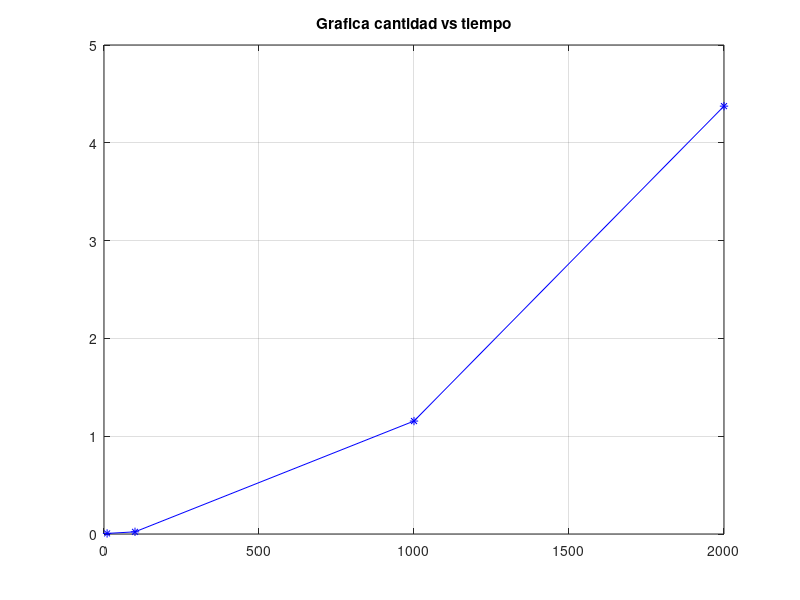

Reproduce this figure in MATLAB.
clear all;clc
n = [10,100,1000,2000]';
t = zeros(length(n),1)'; % mide tiempo
for j = 1: length(n);    
a = zeros(1,n(j));
b = zeros(1,n(j)); 
s =zeros(1,n(j));

tic()
for i = 1: n(j)
    a(i) = randi([1,10],1,1);
    b(i) = randi([1,10],1,1);
end

s = 0;
s1 = 0;

for i=1:n(j)
for k=1:i
s1 = s1 + a(i)*b(k);
end
end

t(j) = toc;

end

disp('El vector de terminos es de: \n')
disp(n)
disp('El vector de tiempo es de: \n')
disp(t)
%Generamos un vector con los dos valores n y t

figure(1)
plot(n,t,'-*b');
title('Grafica cantidad vs tiempo')
grid on
